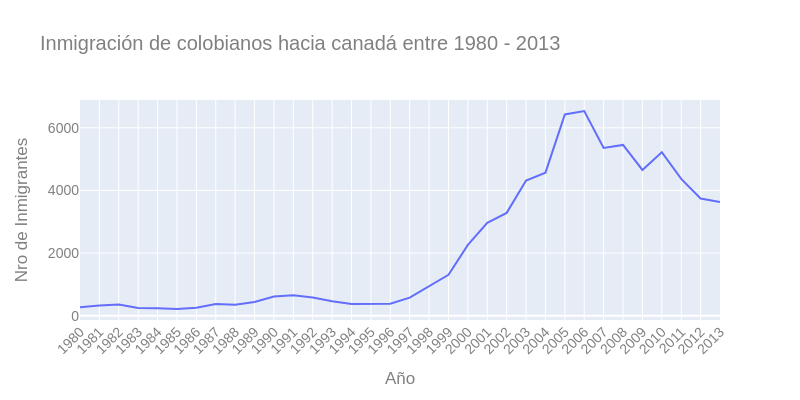

Source (notebook cell):
### Code cell
#----------Añadiendo rotulos y modificando fuentes----------

fig = px.line(datos_col, x='Año', y='Inmigrantes', title='Inmigración de colobianos hacia canadá entre 1980 - 2013')
fig.update_layout(width=800, height=400, xaxis={'tickangle': -45}, xaxis_title='Año', yaxis_title='Nro de Inmigrantes', font_family='Arial', font_size=14, font_color='grey')

fig.show()

### Figure 1 — Plotly figure (JSON) as saved in the notebook; plotly's stock layout.template omitted (floating-point values rounded to 4 significant figures)
{"data": [{"hovertemplate": "Año=%{x}<br>Inmigrantes=%{y}<extra></extra>", "legendgroup": "", "line": {"color": "#636efa", "dash": "solid"}, "marker": {"symbol": "circle"}, "mode": "lines", "name": "", "orientation": "v", "showlegend": false, "type": "scatter", "x": ["1980", "1981", "1982", "1983", "1984", "1985", "1986", "1987", "1988", "1989", "1990", "1991", "1992", "1993", "1994", "1995", "1996", "1997", "1998", "1999", "2000", "2001", "2002", "2003", "2004", "2005", "2006", "2007", "2008", "2009", "2010", "2011", "2012", "2013"], "xaxis": "x", "y": [266, 326, 360, 244, 235, 214, 257, 376, 352, 439, 614, 652, 582, 464, 375, 371, 381, 578, 929, 1306, 2259, 2965, 3283, 4318, 4566, 6424, 6535, 5357, 5452, 4652, 5218, 4366, 3741, 3631], "yaxis": "y"}], "layout": {"font": {"color": "grey", "family": "Arial", "size": 14}, "height": 400, "legend": {"tracegroupgap": 0}, "title": {"text": "Inmigración de colobianos hacia canadá entre 1980 - 2013"}, "width": 800, "xaxis": {"anchor": "y", "domain": [0, 1], "tickangle": -45, "title": {"text": "Año"}}, "yaxis": {"anchor": "x", "domain": [0, 1], "title": {"text": "Nro de Inmigrantes"}}}}
